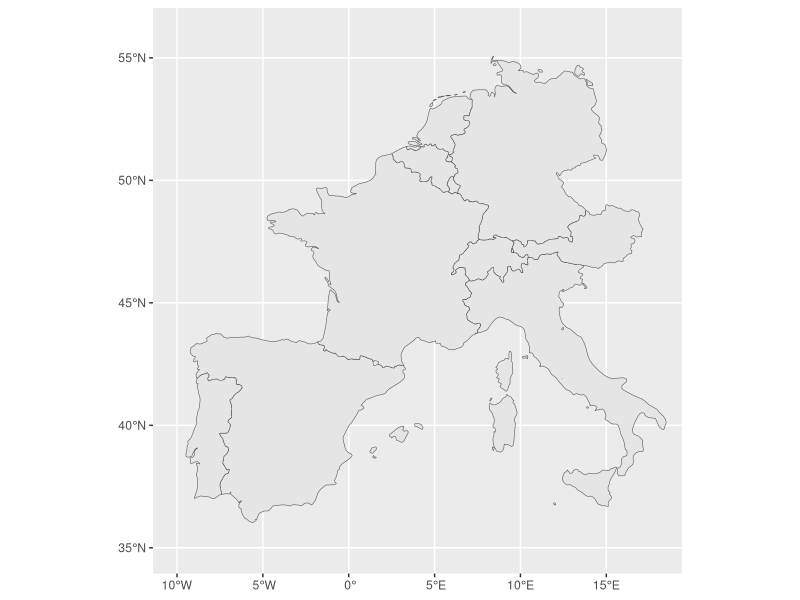

Reproduce this figure in R. (Note: this script raises an error after producing the figure.)
setwd("~/Documents/course_materials/AQM2/")
library(sf)
library(ggplot2)
library(dplyr)
library(rnaturalearth)
library(rnaturalearthdata)


world = ne_countries(scale = "medium", returnclass = "sf")
europe = world %>%
  filter(subregion == "Western Europe" |
    name %in% c("Spain", "Portugal", "Italy", "France"))


p = ggplot(europe) +
  geom_sf() +
  coord_sf(xlim = c(-10, 18), ylim = c(35, 56))
ggsave("slides/img/weurope.pdf", height = 5, width = 5)

nb_queen = poly2nb(europe, queen = TRUE, row.names = europe$name)
w_queen = nb2mat(nb_queen, style = "W", zero.policy = TRUE)


mat = round(nb2mat(nb_queen, style = "W", zero.policy = TRUE), 1)
colnames(mat) = europe$name
rownames(mat) = europe$name

binmat = mat
binmat[binmat>0] = 1

library(igraph)
g = graph_from_adjacency_matrix(binmat, mode="undirected")
pdf("slides/img/weurope_network.pdf")
plot(g)
dev.off()
